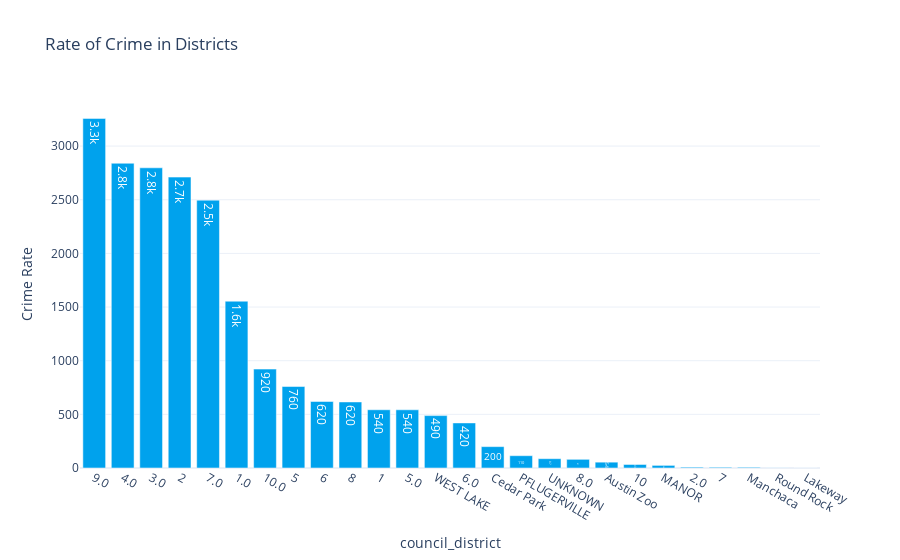

Source (notebook cell):
### Markdown cell above
### Part III: what districts have the most crimes? <a name = "Questions_3" a>

### Code cell
bar_plot("Rate of Crime in Districts", dict(index = "Council District", y =  "Crime Rate"), crime_per_districs.index, np.sort(crime_per_districs.values)[::-1], crime_per_districs)

### Figure 1 — Plotly figure (JSON) as saved in the notebook; plotly's stock layout.template omitted (floating-point values rounded to 4 significant figures)
{"data": [{"alignmentgroup": "True", "hovertemplate": "council_district=%{x}<br>Crime Rate=%{y}<br>text=%{text}<extra></extra>", "legendgroup": "", "marker": {"color": "#00a2ed"}, "name": "", "offsetgroup": "", "orientation": "v", "showlegend": false, "text": [3258, 2840.0, 2798.0, 2711, 2496.0, 1554.0, 921.9, 759.3, 619.9, 615.6, 542.7, 542.4, 488.3, 420.1, 199.1, 114.7, 86.86, 80.86, 54.43, 32.86, 24.43, 7.857, 7, 6.714, 1, 0.4286], "textposition": "inside", "texttemplate": "%{text:.2s}", "type": "bar", "x": ["9.0", "4.0", "3.0", "2", "7.0", "1.0", "10.0", "5", "6", "8", "1", "5.0", "WEST LAKE", "6.0", "Cedar Park", "PFLUGERVILLE", "UNKNOWN", "8.0", "Austin Zoo", "10", "MANOR", "2.0", "7", "Manchaca", "Round Rock", "Lakeway"], "xaxis": "x", "y": [3258, 2840.0, 2798.0, 2711, 2496.0, 1554.0, 921.9, 759.3, 619.9, 615.6, 542.7, 542.4, 488.3, 420.1, 199.1, 114.7, 86.86, 80.86, 54.43, 32.86, 24.43, 7.857, 7, 6.714, 1, 0.4286], "yaxis": "y"}], "layout": {"barmode": "relative", "legend": {"tracegroupgap": 0}, "title": {"text": "Rate of Crime in Districts"}, "xaxis": {"anchor": "y", "domain": [0, 1], "showgrid": false, "title": {"text": "council_district"}}, "yaxis": {"anchor": "x", "domain": [0, 1], "title": {"text": "Crime Rate"}}}}
